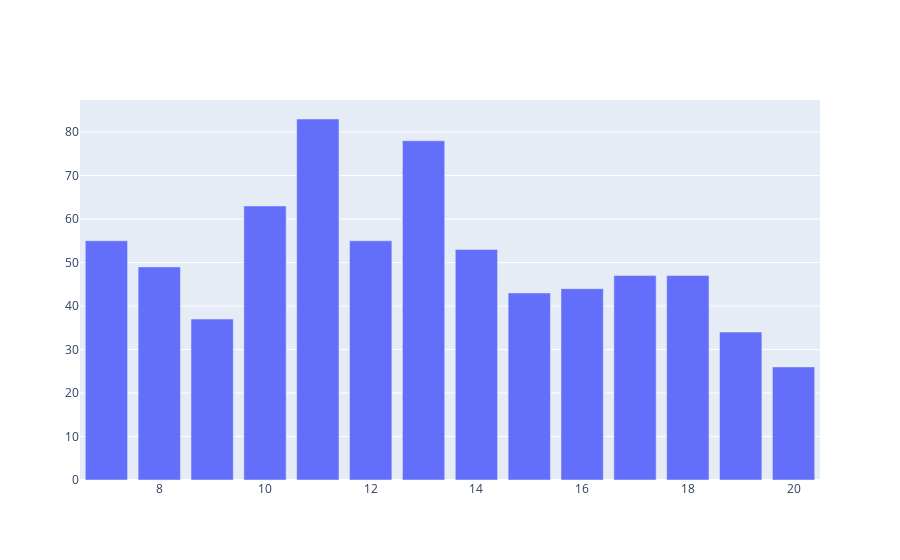

The code cell stored with this chart in its notebook:
### Code cell
py.offline.iplot(trace)

### Figure 1 — Plotly figure (JSON) as saved in the notebook; plotly's stock layout.template omitted (floating-point values rounded to 4 significant figures)
{"data": [{"type": "bar", "x": [7, 8, 9, 10, 11, 12, 13, 14, 15, 16, 17, 18, 19, 20], "y": [55, 49, 37, 63, 83, 55, 78, 53, 43, 44, 47, 47, 34, 26]}], "layout": {}}
